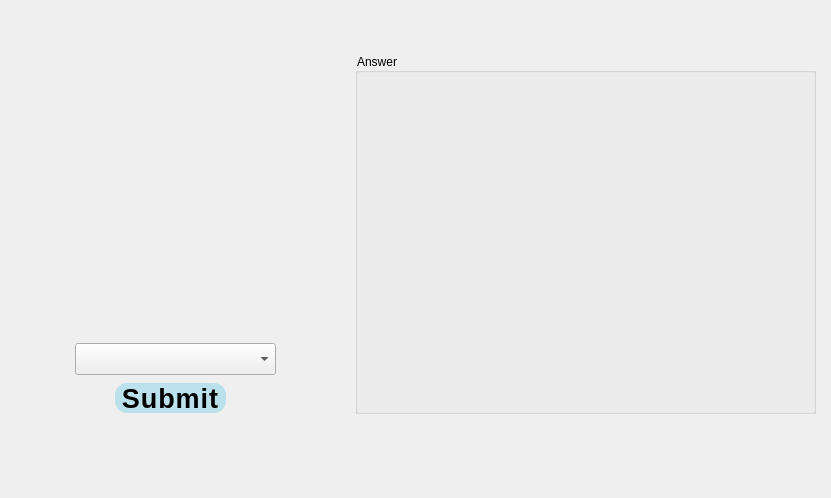
<?xml version="1.0" encoding="UTF-8"?>
<ui version="4.0">
 <class>Flaggle_game</class>
 <widget class="QMainWindow" name="Flaggle_game">
  <property name="geometry">
   <rect>
    <x>0</x>
    <y>0</y>
    <width>831</width>
    <height>498</height>
   </rect>
  </property>
  <property name="windowTitle">
   <string>MainWindow</string>
  </property>
  <property name="styleSheet">
   <string notr="true">font: 13pt &quot;BM Jua&quot;;</string>
  </property>
  <widget class="QWidget" name="centralwidget">
   <widget class="QLabel" name="gray1_4">
    <property name="geometry">
     <rect>
      <x>240</x>
      <y>63</y>
      <width>75</width>
      <height>67</height>
     </rect>
    </property>
    <property name="text">
     <string/>
    </property>
   </widget>
   <widget class="QLabel" name="gray1_2">
    <property name="geometry">
     <rect>
      <x>90</x>
      <y>63</y>
      <width>75</width>
      <height>67</height>
     </rect>
    </property>
    <property name="text">
     <string/>
    </property>
   </widget>
   <widget class="QLabel" name="flag">
    <property name="geometry">
     <rect>
      <x>15</x>
      <y>63</y>
      <width>300</width>
      <height>200</height>
     </rect>
    </property>
    <property name="text">
     <string/>
    </property>
   </widget>
   <widget class="QPushButton" name="submitButton">
    <property name="geometry">
     <rect>
      <x>115</x>
      <y>383</y>
      <width>111</width>
      <height>30</height>
     </rect>
    </property>
    <property name="styleSheet">
     <string notr="true">color: rgb(0, 0, 0);
font: 20pt;
font: bold;
background: rgb(187, 226, 236);
border: 1px rgb(187, 226, 236);
border-radius: 12px;
letter-spacing:1px</string>
    </property>
    <property name="text">
     <string>Submit</string>
    </property>
   </widget>
   <widget class="QGroupBox" name="groupBox">
    <property name="geometry">
     <rect>
      <x>355</x>
      <y>53</y>
      <width>461</width>
      <height>361</height>
     </rect>
    </property>
    <property name="styleSheet">
     <string notr="true">color: rgb(0, 0, 0)</string>
    </property>
    <property name="title">
     <string>Answer</string>
    </property>
    <widget class="QLabel" name="ans1">
     <property name="geometry">
      <rect>
       <x>30</x>
       <y>50</y>
       <width>180</width>
       <height>30</height>
      </rect>
     </property>
     <property name="text">
      <string/>
     </property>
    </widget>
    <widget class="QLabel" name="ans2">
     <property name="geometry">
      <rect>
       <x>30</x>
       <y>100</y>
       <width>180</width>
       <height>30</height>
      </rect>
     </property>
     <property name="text">
      <string/>
     </property>
    </widget>
    <widget class="QLabel" name="ans3">
     <property name="geometry">
      <rect>
       <x>30</x>
       <y>150</y>
       <width>180</width>
       <height>30</height>
      </rect>
     </property>
     <property name="text">
      <string/>
     </property>
    </widget>
    <widget class="QLabel" name="ans4">
     <property name="geometry">
      <rect>
       <x>30</x>
       <y>200</y>
       <width>180</width>
       <height>30</height>
      </rect>
     </property>
     <property name="text">
      <string/>
     </property>
    </widget>
    <widget class="QLabel" name="ans5">
     <property name="geometry">
      <rect>
       <x>30</x>
       <y>250</y>
       <width>180</width>
       <height>30</height>
      </rect>
     </property>
     <property name="text">
      <string/>
     </property>
    </widget>
    <widget class="QLabel" name="ans6">
     <property name="geometry">
      <rect>
       <x>30</x>
       <y>300</y>
       <width>180</width>
       <height>30</height>
      </rect>
     </property>
     <property name="text">
      <string/>
     </property>
    </widget>
    <widget class="QLabel" name="ans1_2">
     <property name="geometry">
      <rect>
       <x>250</x>
       <y>50</y>
       <width>180</width>
       <height>30</height>
      </rect>
     </property>
     <property name="text">
      <string/>
     </property>
    </widget>
    <widget class="QLabel" name="ans2_2">
     <property name="geometry">
      <rect>
       <x>250</x>
       <y>100</y>
       <width>180</width>
       <height>30</height>
      </rect>
     </property>
     <property name="text">
      <string/>
     </property>
    </widget>
    <widget class="QLabel" name="ans3_2">
     <property name="geometry">
      <rect>
       <x>250</x>
       <y>150</y>
       <width>180</width>
       <height>30</height>
      </rect>
     </property>
     <property name="text">
      <string/>
     </property>
    </widget>
    <widget class="QLabel" name="ans4_2">
     <property name="geometry">
      <rect>
       <x>250</x>
       <y>200</y>
       <width>180</width>
       <height>30</height>
      </rect>
     </property>
     <property name="text">
      <string/>
     </property>
    </widget>
    <widget class="QLabel" name="ans5_2">
     <property name="geometry">
      <rect>
       <x>250</x>
       <y>250</y>
       <width>180</width>
       <height>30</height>
      </rect>
     </property>
     <property name="text">
      <string/>
     </property>
    </widget>
    <widget class="QLabel" name="ans6_2">
     <property name="geometry">
      <rect>
       <x>250</x>
       <y>300</y>
       <width>180</width>
       <height>30</height>
      </rect>
     </property>
     <property name="text">
      <string/>
     </property>
    </widget>
   </widget>
   <widget class="QLabel" name="gray3_4">
    <property name="geometry">
     <rect>
      <x>240</x>
      <y>197</y>
      <width>75</width>
      <height>66</height>
     </rect>
    </property>
    <property name="text">
     <string/>
    </property>
   </widget>
   <widget class="QLabel" name="gray1_3">
    <property name="geometry">
     <rect>
      <x>165</x>
      <y>63</y>
      <width>75</width>
      <height>67</height>
     </rect>
    </property>
    <property name="text">
     <string/>
    </property>
   </widget>
   <widget class="QLabel" name="gray1_1">
    <property name="geometry">
     <rect>
      <x>15</x>
      <y>63</y>
      <width>75</width>
      <height>67</height>
     </rect>
    </property>
    <property name="text">
     <string/>
    </property>
   </widget>
   <widget class="QLabel" name="gray3_2">
    <property name="geometry">
     <rect>
      <x>90</x>
      <y>197</y>
      <width>75</width>
      <height>66</height>
     </rect>
    </property>
    <property name="text">
     <string/>
    </property>
   </widget>
   <widget class="QLabel" name="gray3_1">
    <property name="geometry">
     <rect>
      <x>15</x>
      <y>197</y>
      <width>75</width>
      <height>66</height>
     </rect>
    </property>
    <property name="text">
     <string/>
    </property>
   </widget>
   <widget class="QLabel" name="gray2_4">
    <property name="geometry">
     <rect>
      <x>240</x>
      <y>130</y>
      <width>75</width>
      <height>67</height>
     </rect>
    </property>
    <property name="text">
     <string/>
    </property>
   </widget>
   <widget class="QLabel" name="gray3_3">
    <property name="geometry">
     <rect>
      <x>165</x>
      <y>197</y>
      <width>75</width>
      <height>66</height>
     </rect>
    </property>
    <property name="text">
     <string/>
    </property>
   </widget>
   <widget class="QLabel" name="gray2_1">
    <property name="geometry">
     <rect>
      <x>15</x>
      <y>130</y>
      <width>75</width>
      <height>67</height>
     </rect>
    </property>
    <property name="text">
     <string/>
    </property>
   </widget>
   <widget class="QLabel" name="gray2_3">
    <property name="geometry">
     <rect>
      <x>165</x>
      <y>130</y>
      <width>75</width>
      <height>67</height>
     </rect>
    </property>
    <property name="text">
     <string/>
    </property>
   </widget>
   <widget class="QComboBox" name="guessFlagcomboBox">
    <property name="geometry">
     <rect>
      <x>75</x>
      <y>343</y>
      <width>201</width>
      <height>32</height>
     </rect>
    </property>
    <property name="styleSheet">
     <string notr="true">color: rgb(0, 0, 0);</string>
    </property>
   </widget>
   <widget class="QLabel" name="gray2_2">
    <property name="geometry">
     <rect>
      <x>90</x>
      <y>130</y>
      <width>75</width>
      <height>67</height>
     </rect>
    </property>
    <property name="text">
     <string/>
    </property>
   </widget>
  </widget>
 </widget>
 <resources/>
 <connections/>
</ui>
